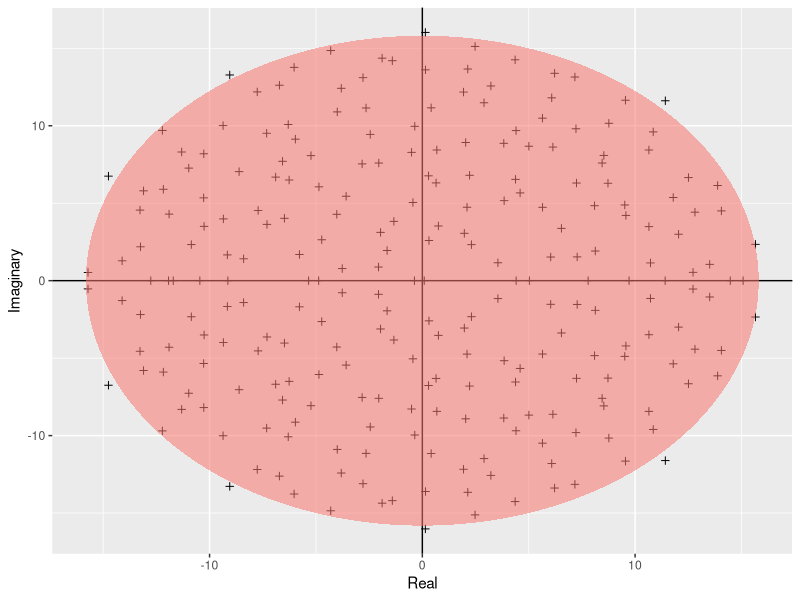

Recreate this plot in R. (Note: this script raises an error after producing the figure.)
# Author: Uva Fung
# Date: Nov 5 2021
# Description: plotting the Girko’s law simulation

rm(list = ls())


require(ggplot2)

build_ellipse <- function(hradius, vradius){ # function that returns an ellipse
  npoints = 250
  a <- seq(0, 2 * pi, length = npoints + 1)
  x <- hradius * cos(a)
  y <- vradius * sin(a)  
  return(data.frame(x = x, y = y))
}
N <- 250 # Assign size of the matrix

M <- matrix(rnorm(N * N), N, N) # Build the matrix

eigvals <- eigen(M)$values # Find the eigenvalues

eigDF <- data.frame("Real" = Re(eigvals), "Imaginary" = Im(eigvals)) # Build a dataframe

my_radius <- sqrt(N) # The radius of the circle is sqrt(N)

ellDF <- build_ellipse(my_radius, my_radius) # Dataframe to plot the ellipse

names(ellDF) <- c("Real", "Imaginary") # rename the columns

# plot the eigenvalues
p <- ggplot(eigDF, aes(x = Real, y = Imaginary))
p <- p +
  geom_point(shape = I(3)) +
  theme(legend.position = "none")

# now add the vertical and horizontal line
p <- p + geom_hline(aes(yintercept = 0))
p <- p + geom_vline(aes(xintercept = 0))

# finally, add the ellipse
p <- p + geom_polygon(data = ellDF, aes(x = Real, y = Imaginary, alpha = 1/20, fill = "red"))
p


pdf("../results/Girko.pdf", 11.7, 8.3) 
print(p)
dev.off()



print("Script completes!")   # print when run with source() to show that script is working

